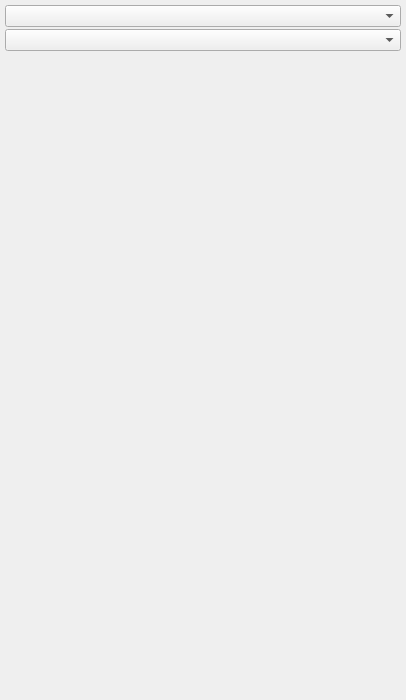
<?xml version="1.0" encoding="UTF-8"?>
<ui version="4.0">
 <class>AppletUserConnectionsUi</class>
 <widget class="QWidget" name="AppletUserConnectionsUi">
  <property name="geometry">
   <rect>
    <x>0</x>
    <y>0</y>
    <width>406</width>
    <height>700</height>
   </rect>
  </property>
  <property name="sizePolicy">
   <sizepolicy hsizetype="Expanding" vsizetype="Expanding">
    <horstretch>0</horstretch>
    <verstretch>0</verstretch>
   </sizepolicy>
  </property>
  <property name="windowTitle">
   <string>User Connections</string>
  </property>
  <layout class="QVBoxLayout" name="verticalLayout">
   <property name="spacing">
    <number>2</number>
   </property>
   <property name="leftMargin">
    <number>5</number>
   </property>
   <property name="topMargin">
    <number>5</number>
   </property>
   <property name="rightMargin">
    <number>5</number>
   </property>
   <property name="bottomMargin">
    <number>5</number>
   </property>
   <item>
    <widget class="QComboBox" name="m_ConnectTypeComboBox"/>
   </item>
   <item>
    <widget class="QComboBox" name="m_HostTypeComboBox"/>
   </item>
   <item>
    <widget class="GuiUserMultiListWidget" name="m_UserListWidget" native="true">
     <property name="sizePolicy">
      <sizepolicy hsizetype="Expanding" vsizetype="Expanding">
       <horstretch>0</horstretch>
       <verstretch>0</verstretch>
      </sizepolicy>
     </property>
    </widget>
   </item>
  </layout>
 </widget>
 <customwidgets>
  <customwidget>
   <class>GuiUserMultiListWidget</class>
   <extends>QWidget</extends>
   <header>GuiUserMultiListWidget.h</header>
   <container>1</container>
  </customwidget>
 </customwidgets>
 <resources/>
 <connections/>
</ui>
